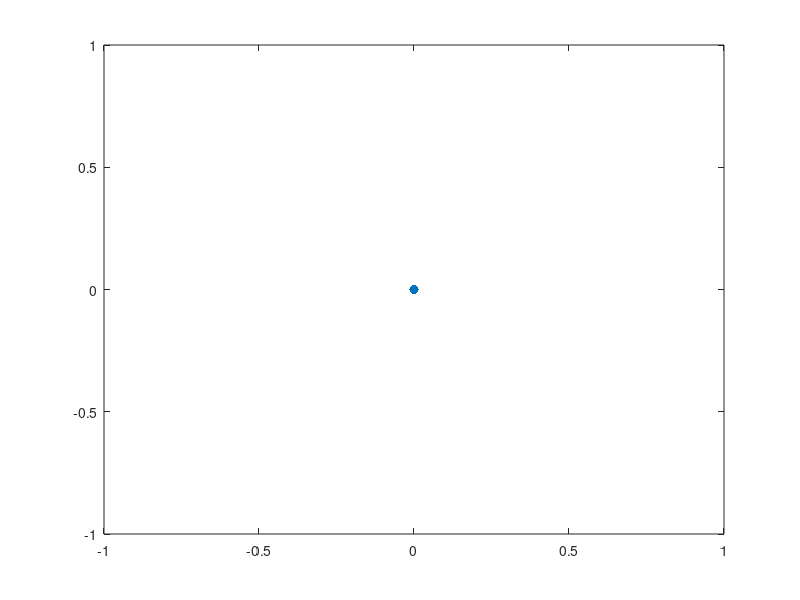

Reproduce this figure in MATLAB. (Note: this script raises an error after producing the figure.)
% This small script shall simulate the planetary movements 
% based on Kepler orbits

clear variables, close all;
addpath functions

%% understanding Kepler movement


    %% drawing different Kepler orbits
    close all
    phi = linspace(0,2*pi,100); % linear true anomaly
    a = 1;
    e = 0;
    plot(0,0,'.','MarkerSize',20); hold all;
    [r] = calcKeplerRadius(phi,a,e);
    [x,y] = pol2cart(phi,r);
    plot(x,y)
    axis equal
    hold all

    
    %% movement of bodies on Kepler orbits
    close all
%     phi = linspace(0,2*pi,21);
    N = 100;
    [phi] = calcEquichronousAngleSlices(N,a,M,G)
    a = 1;
    e = 0.8;
    r = calcKeplerRadius(phi,a,e);
    t = linspace(0,10,numel(phi));
    plotKeplerOrbit(phi,r,t);

%% first test - simualte earth movement
